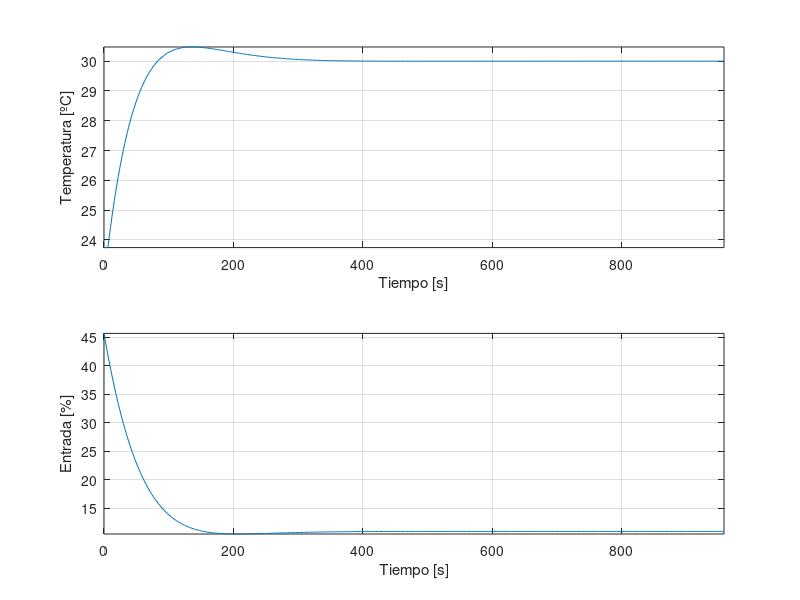

Here is the MATLAB script that generated this plot:
% El objetivo de este script es realizar simulación del control de 
% temperatura en una tclab mediante un controlador PI y un predictor de Smith

close all
clear all





%% Parámetros de el controlador
Kp = 7.3; 
Ti = 75;  
Ts = 2;

%% Setpoint
setpoint =30 ;

%% Inicializar variables
nIter = 480; % 960s

e = []; % Error
u = []; % señal de control
yp = []; %salida del sistema modelado con retardo
ep= []; %error de medida
ya=[]; % salida smith
time = []; % Tiempo
ym=[]; %salida del sistema modelado sin retardo

for k = 1:1:nIter
  
    
    % Salida de un sistema
   
    if k <= 4
      yp(k)=0;
      
    end
    % sistema con retardo
    if k > 4
      
     yp(k)=0.9868*yp(k-1) + 0.007545*u(k-4);
     

    end
    % Sistema sin retardo
    if k == 1
      ym(k)=0;
      
    end
    if k > 1
      
     ym(k)=0.9868*ym(k-1) +0.007545*u(k-1);
 

    end

     % Control  de error
    yl(k)=yp(k)+23.74;
    
    ya(k)=ym(k)+23.74;
    e(k)=setpoint-ya(k);
   


     
   % Controlador PI capado a un máximo de u(k)=50
     if k >1
        u(k) = u(k-1)+ e(k-1)*(((Kp*Ts)/Ti)-Kp)+Kp*e(k) ;
     end
     if k==1
        u(k)=Kp*e(k);
         
     end
    
   
    time(k)=2*k-Ts;

   

     end

subplot(2,1,1)
plot(time,yl)
hold on
xlabel('Tiempo [s]');
ylabel('Temperatura [ºC]')
grid on
axis tight
subplot(2,1,2)
plot(time,u)
xlabel('Tiempo [s]');
ylabel('Entrada [%]')
grid on
axis tight
